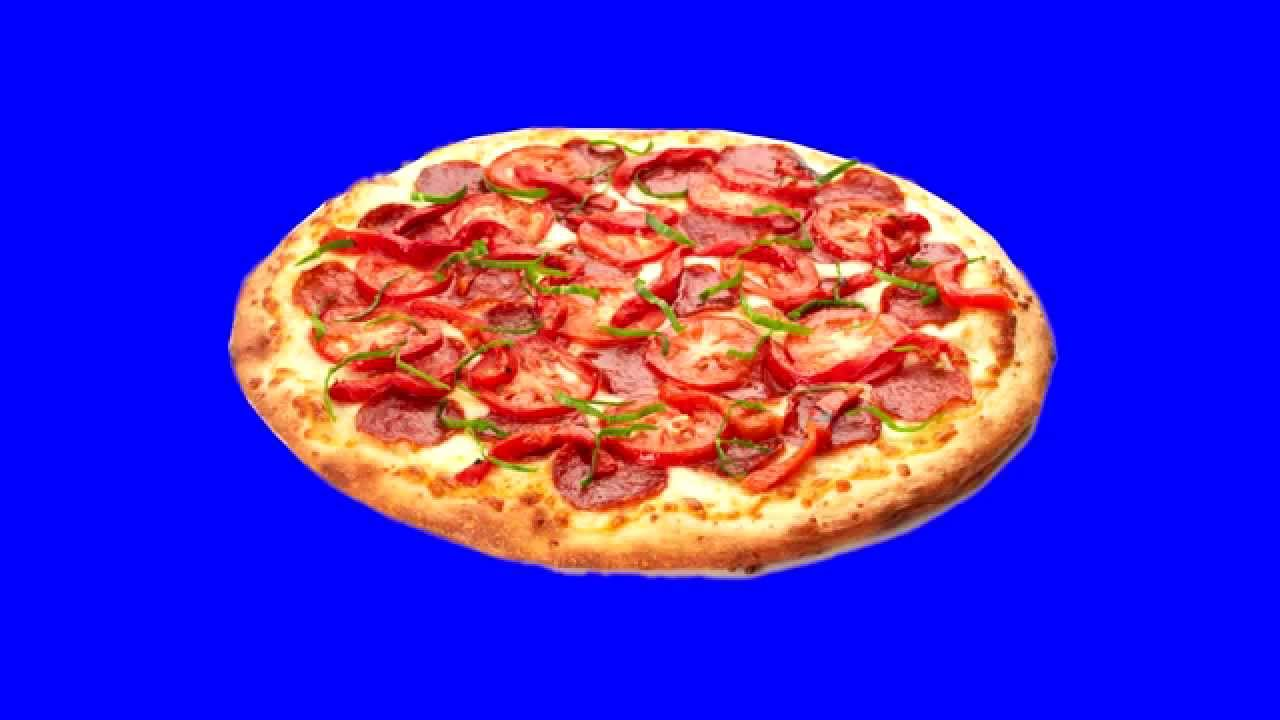
#> input picture images/pizza_bluescreen.jpg, 1280 x 720 px
$ jupyter execute Blue-screen_background.ipynb   (shell and % lines are left out)
#> lines starting #> are read from the running program, lines starting #| are printed output that depends on the picture; after the words box and inside, x2 and y2 are one past the last pixel; in counts of white or black regions, pixels touching at a corner belong together
Import Resources

[cell 1]
import matplotlib.pyplot as plt
import numpy as np
import cv2

Read in and display the image

[cell 2]
# Read image
image = cv2.imread('images/pizza_bluescreen.jpg')
#> image is the input picture: shape (720, 1280, 3); mean B, G, R 200.5, 40.8, 70.2

# Print out the type of image and its dimensions
print('This image is:', type(image), ' with dimension:', image.shape)
#| This image is: <class 'numpy.ndarray'>  with dimension: (720, 1280, 3)

[cell 3]

# Display the image
plt.imshow(image)

Above image is not blue screen background. why?

-> OpevCV reads images in BGR format. So, we need to transform the image into RGB format in order to make the right results.
-> It is good to initially convert images from BGR to RGB.

[cell 4]
# Make a copy of the image
image_copy = np.copy(image)

# Change the color format, BGR -> RGB
image_copy = cv2.cvtColor(image_copy, cv2.COLOR_BGR2RGB)

# Display the image
plt.imshow(image_copy)

Define the color threshold

[cell 5]
# Define our color selection boundaries in RGB values
lower_blue = np.array([0, 0, 210])
upper_blue = np.array([50, 70, 255])

Create a mask

[cell 6]
# Define the masked area
mask = cv2.inRange(image_copy, lower_blue, upper_blue)
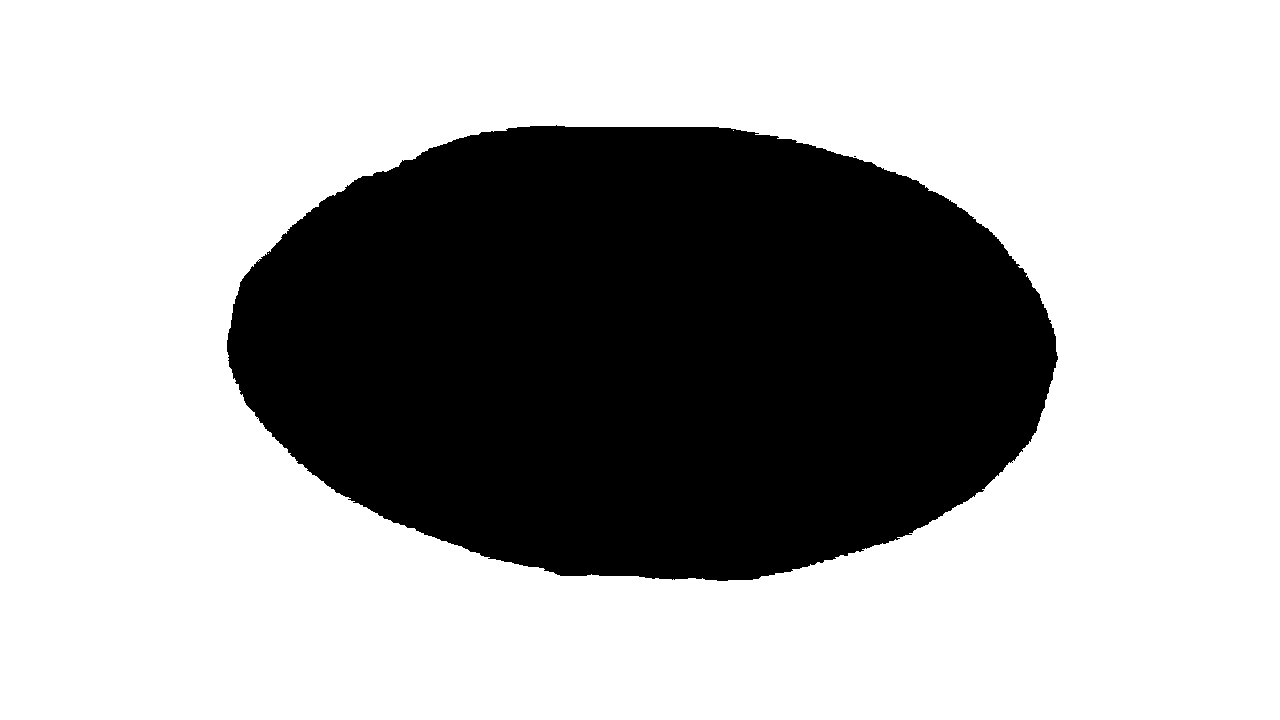
#> mask: shape (720, 1280); 68% white; 2 black regions (1 under 20 px), largest, box (x1, y1, x2, y2) and area: (227, 125, 1058, 581) 295336

# Visualize the mask
plt.imshow(mask, cmap='gray')

[cell 7]
# Mask the image to let the pizza show through
masked_image = np.copy(image_copy)

masked_image[mask != 0] = [0, 0, 0]
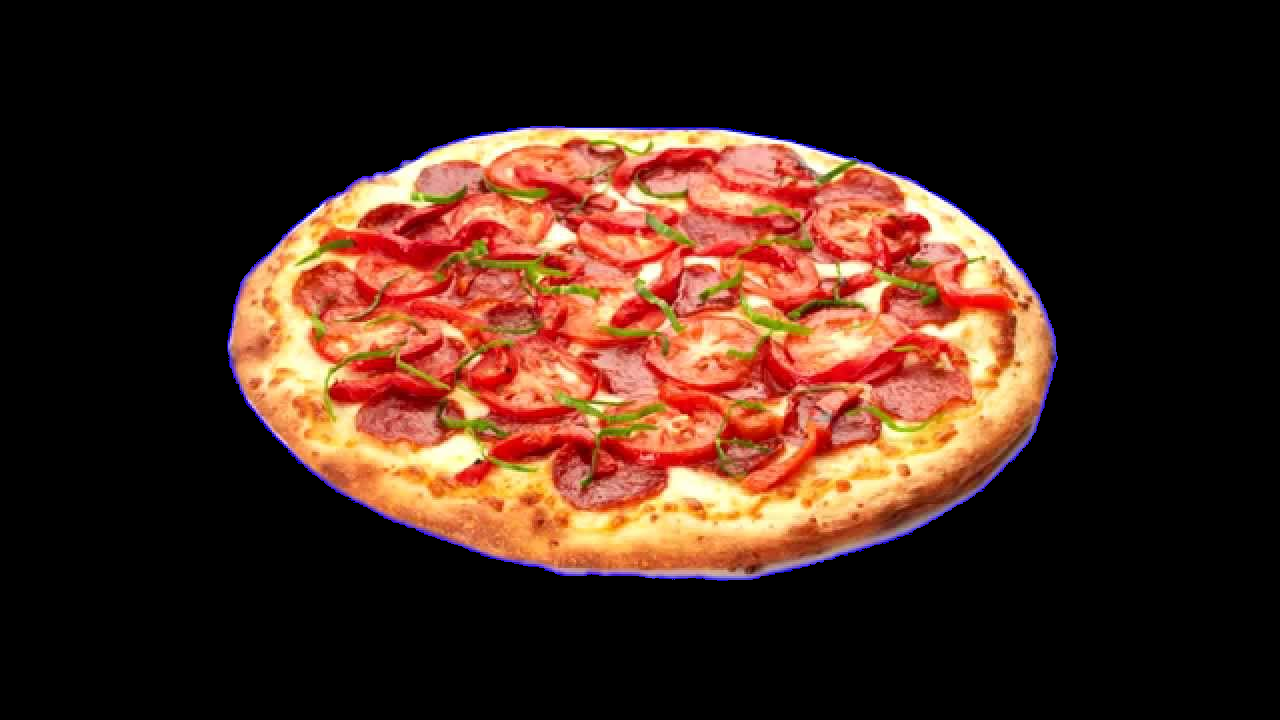
#> masked_image: shape (720, 1280, 3); mean R, G, B 69.5, 40.1, 27.4

# Display it
plt.imshow(masked_image)

Mask and add a background image

[cell 8]
# Load background image and convert it to RGB
background_image = cv2.imread('images/space_background.jpg')
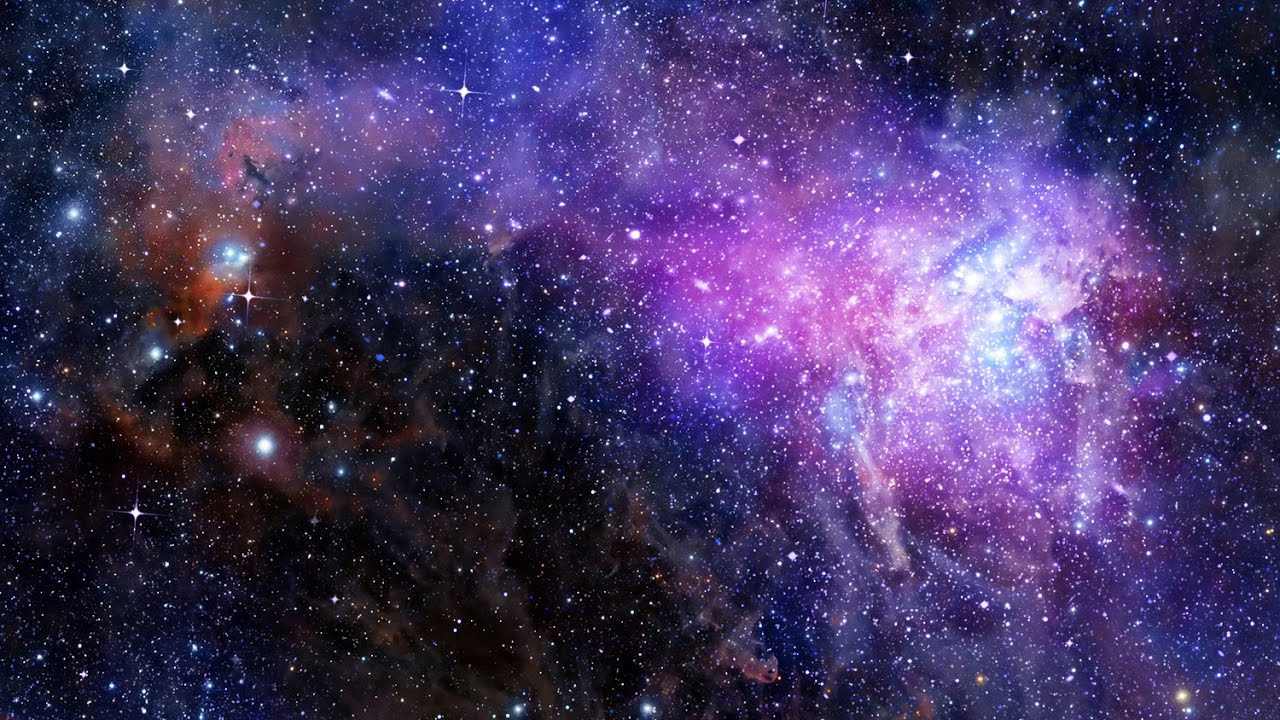
#> input picture images/space_background.jpg, 1280 x 720 px
#> background_image is the input picture: shape (720, 1280, 3); mean B, G, R 99.6, 53.8, 67.9
background_image = cv2.cvtColor(background_image, cv2.COLOR_BGR2RGB)

# Copy it to the right size (720 x 1280)
crop_background = background_image[0:720, 0:1280]

# Mask the cropped background so that the pizza area is blocked
crop_background[mask == 0] = [0, 0, 0]

# Display it
plt.imshow(crop_background)

[cell 9]
# Add the two images together to create a complete image!
complete_image = crop_background + masked_image
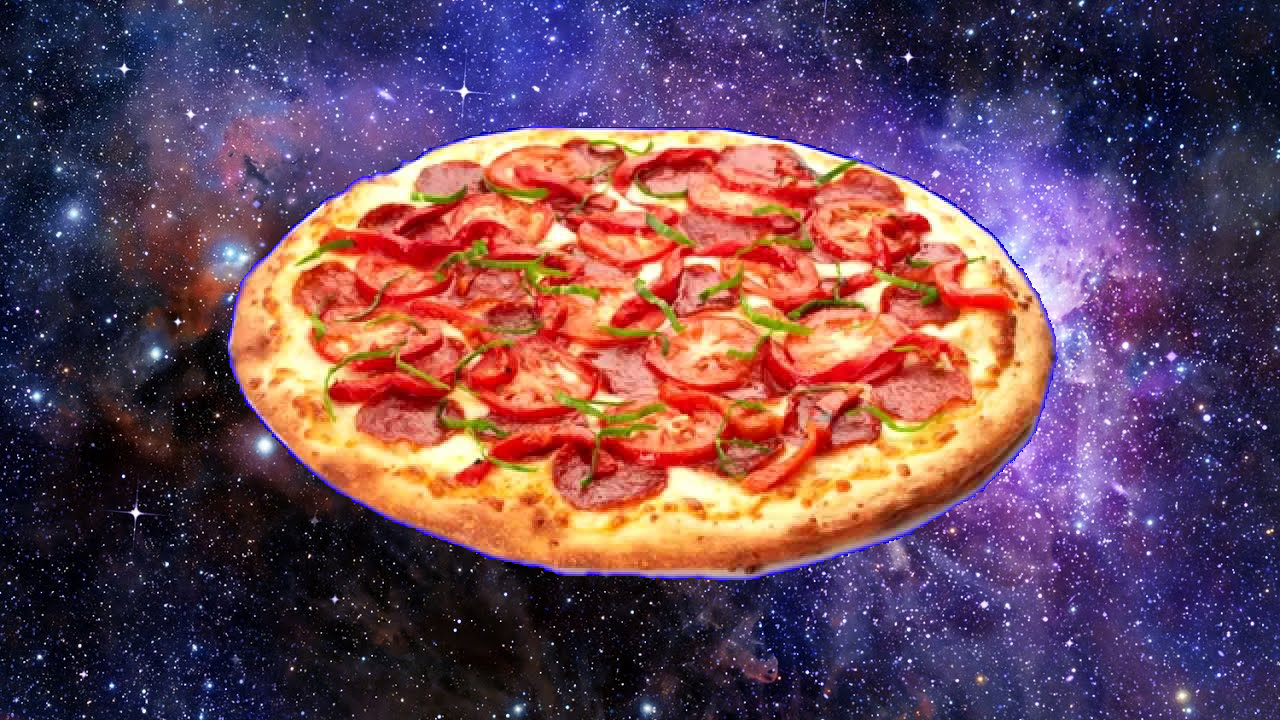
#> complete_image: shape (720, 1280, 3); mean R, G, B 107.5, 71.8, 86.5

# Display it
plt.imshow(complete_image)
